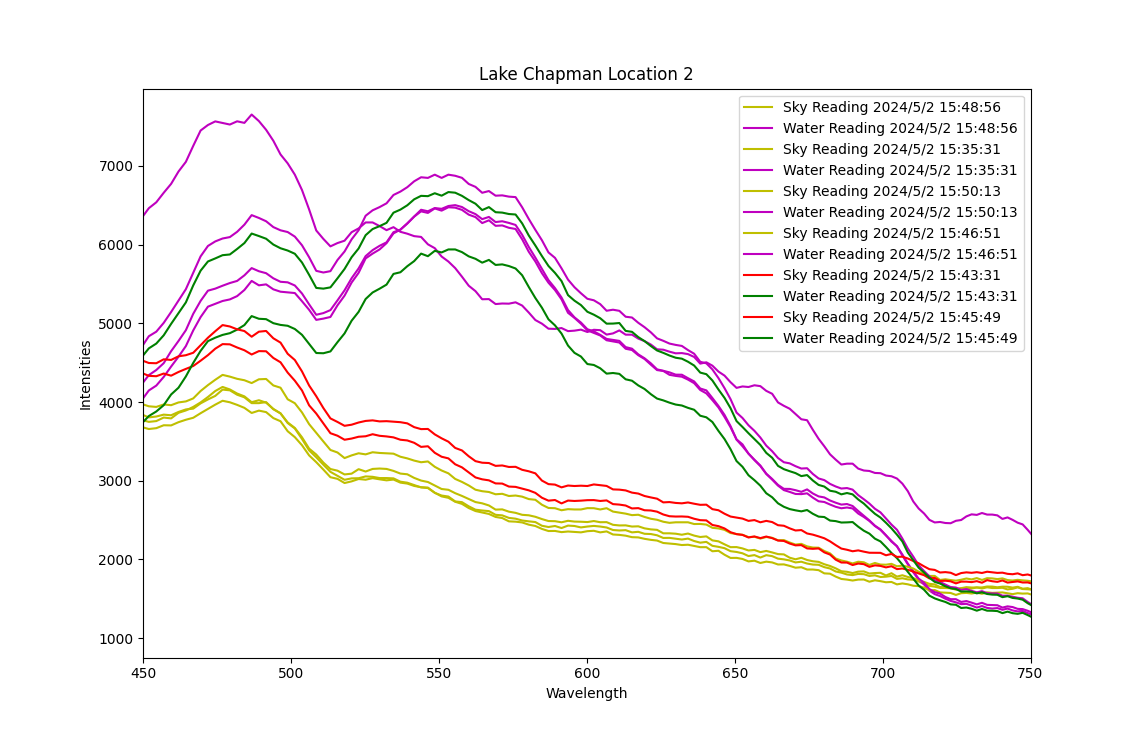

The script that drew this image:
import pandas as pd 
import matplotlib.pyplot as plt
import os
import math


path, dirs, files = next(os.walk("/Users/keshra123/Results/May 2nd Location 2 Chapman/May2ndReadings2/"))
file_count = len(files)
print(file_count)
# create empty list
counted_list = []

UpSensorWavelengths = []
DwnSensorWavelengths = []
upTimeStamp = [] 
dwnTimeStamp = []
upReadings = []
dwnReadings = [] 

# append datasets to the list 
for i in range(file_count):
    temp_df = pd.read_csv("/Users/keshra123/Results/May 2nd Location 2 Chapman/May2ndReadings2/"+files[i], sep='delimiter', header=None, engine='python')
    res = []
    res1 = [] 
    for j in range(len(temp_df)):  
        if str(temp_df.iloc[j].values[0]) == "Wavelength Up (Sky)": 
        #Up Wavelengths
            UpWavelength = str(temp_df.iloc[j].values[0])
            #print(UpWavelength)
            Upwavelengths = str(temp_df.iloc[j+1].values[0])
            df1 = list(Upwavelengths.replace(',',' ').split(" "))[:-1]
            res = [eval(i) for i in df1] 
            #print(res)

        #Down Wavelengths 
            DwnWavelength = str(temp_df.iloc[j+2].values[0])
            Dwnwavelengths = str(temp_df.iloc[j+3].values[0])
            df2 = list(Upwavelengths.replace(',',' ').split(" "))[:-1]
            res1 = [eval(i) for i in df2]
            #print(res1)

        #Up Sensor (Downwelling) 
            UpSensor = str(temp_df.iloc[j+6].values[0])
            UpSensor = UpSensor.replace("Up", "Sky Reading")
            print(UpSensor)
            upTimeStamp.append(UpSensor)
            UpIntensities = str(temp_df.iloc[j+7].values[0])
            df3 = list(UpIntensities.replace(',',' ').split(" "))[:-1]
            res2 = [eval(i) for i in df3]
            upReadings.append(res2)
            #print(res2)

        #Down Sensor (Downwelling) 
            DwnSensor = str(temp_df.iloc[j+8].values[0])
            DwnSensor = DwnSensor.replace("Dwn", "Water Reading")
            print(DwnSensor)
            dwnTimeStamp.append(DwnSensor)
            DwnIntensities = str(temp_df.iloc[j+9].values[0])
            df4 = list(DwnIntensities.replace(',',' ').split(" "))[:-1]
            res3 = [eval(i) for i in df4]
            dwnReadings.append(res3)
            #print(res3)
            counted_list.append(i+1)
            UpSensorWavelengths = res 
            DwnSensorWavelengths = res1


#For Plotting
for i in range(len(counted_list)):
    if (i <=3):
        plt.plot(UpSensorWavelengths, upReadings[i],color='y',label=upTimeStamp[i])
        plt.plot(DwnSensorWavelengths, dwnReadings[i],color='m',label=dwnTimeStamp[i])
    if (i==4 or i==7): 
        plt.plot(UpSensorWavelengths, upReadings[i],color='r',label=upTimeStamp[i])
        plt.plot(DwnSensorWavelengths, dwnReadings[i],color='g',label=dwnTimeStamp[i])

"""
#For Plotting Individual Graphs
plt.plot(UpSensorWavelengths, upReadings[8],color='r',label=upTimeStamp[8])
plt.plot(DwnSensorWavelengths, dwnReadings[8],color='g',label=dwnTimeStamp[8])
"""

#Labeling and Showing Graph
plt.xlabel("Wavelength") 
plt.ylabel("Intensities") 
plt.xlim(450,750)
plt.title("Lake Chapman Location 2") 
plt.legend() 
plt.show()




#Rrs Graph 

Epanel = dwnReadings[0]
Epanel1 = dwnReadings[1]
Epanel2 = dwnReadings[2]
Epanel3 = dwnReadings[3]
Eup = dwnReadings[4]
Eup1 = dwnReadings[7]
Edwn = upReadings[4]
Edwn1 = upReadings[7]

Rrs = []
Rrs1 = []
Rrs2 = [] 
Rrs3 = []
Rrs4 = []
Rrs5 = [] 
Rrs6 = []
Rrs7 = []
Rrs8 = [] 
Rrs9 = []
Rrs10 = []
Rrs11 = []
Rrs12 = [] 
Rrs13 = []
Rrs14 = []
Rrs15 = []


for i in range(len(Epanel)):    
    value = (Eup[i] * (0.02 * Edwn[i])) / (1.01 * math.pi * Epanel[i])
    Rrs.append(value)
    value1 = (Eup1[i] * (0.02 * Edwn1[i])) / (1.01 * math.pi * Epanel[i])
    Rrs1.append(value1)
    value2 = (Eup[i] * (0.02 * Edwn[i])) / (1.01 * math.pi * Epanel1[i])
    Rrs2.append(value2)
    value3 = (Eup1[i] * (0.02 * Edwn1[i])) / (1.01 * math.pi * Epanel1[i])
    Rrs3.append(value3)

    value4 = (Eup[i] * (0.02 * Edwn[i])) / (1.01 * math.pi * Epanel2[i])
    Rrs4.append(value4)
    value5 = (Eup1[i] * (0.02 * Edwn1[i])) / (1.01 * math.pi * Epanel2[i])
    Rrs5.append(value5)
    value6 = (Eup[i] * (0.02 * Edwn[i])) / (1.01 * math.pi * Epanel3[i])
    Rrs6.append(value6)
    value7 = (Eup1[i] * (0.02 * Edwn1[i])) / (1.01 * math.pi * Epanel3[i])
    Rrs7.append(value7)


#print(Rrs1)
plt.plot(DwnSensorWavelengths, Rrs,color='r',label='Rrs')
plt.plot(DwnSensorWavelengths, Rrs1,color='g',label='Rrs1')
plt.plot(DwnSensorWavelengths, Rrs2,color='b',label='Rrs2') 
plt.plot(DwnSensorWavelengths, Rrs3,color='c',label='Rrs3')
plt.plot(DwnSensorWavelengths, Rrs4,color='m',label='Rrs4')
plt.plot(DwnSensorWavelengths, Rrs5,color='y',label='Rrs5')
plt.plot(DwnSensorWavelengths, Rrs6,color='k',label='Rrs6')
plt.plot(DwnSensorWavelengths, Rrs7,color='r',label='Rrs7')
plt.xlim(450,750)
plt.xlabel("Wavelength") 
plt.ylabel("Remote Sensing Reflectance (Rrs)") 
plt.title("Lake Chapman Location 2") 
plt.legend() 
plt.show()


#Files Used and Number
print("Files  Used: " +str(counted_list))
print("Number of Files Used: "+str(len(counted_list)))
